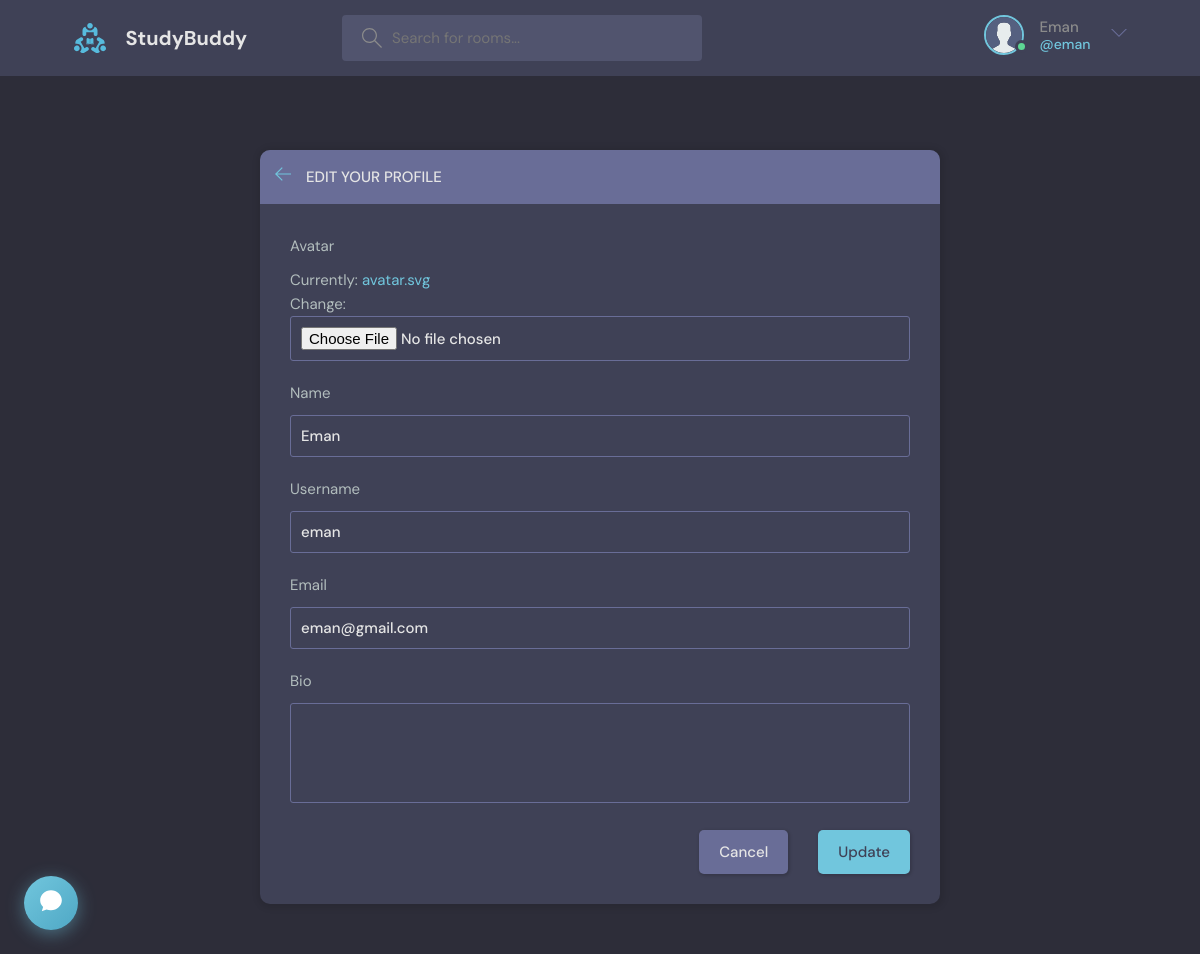
Before: /update-user/ (signed in) with the older database file.
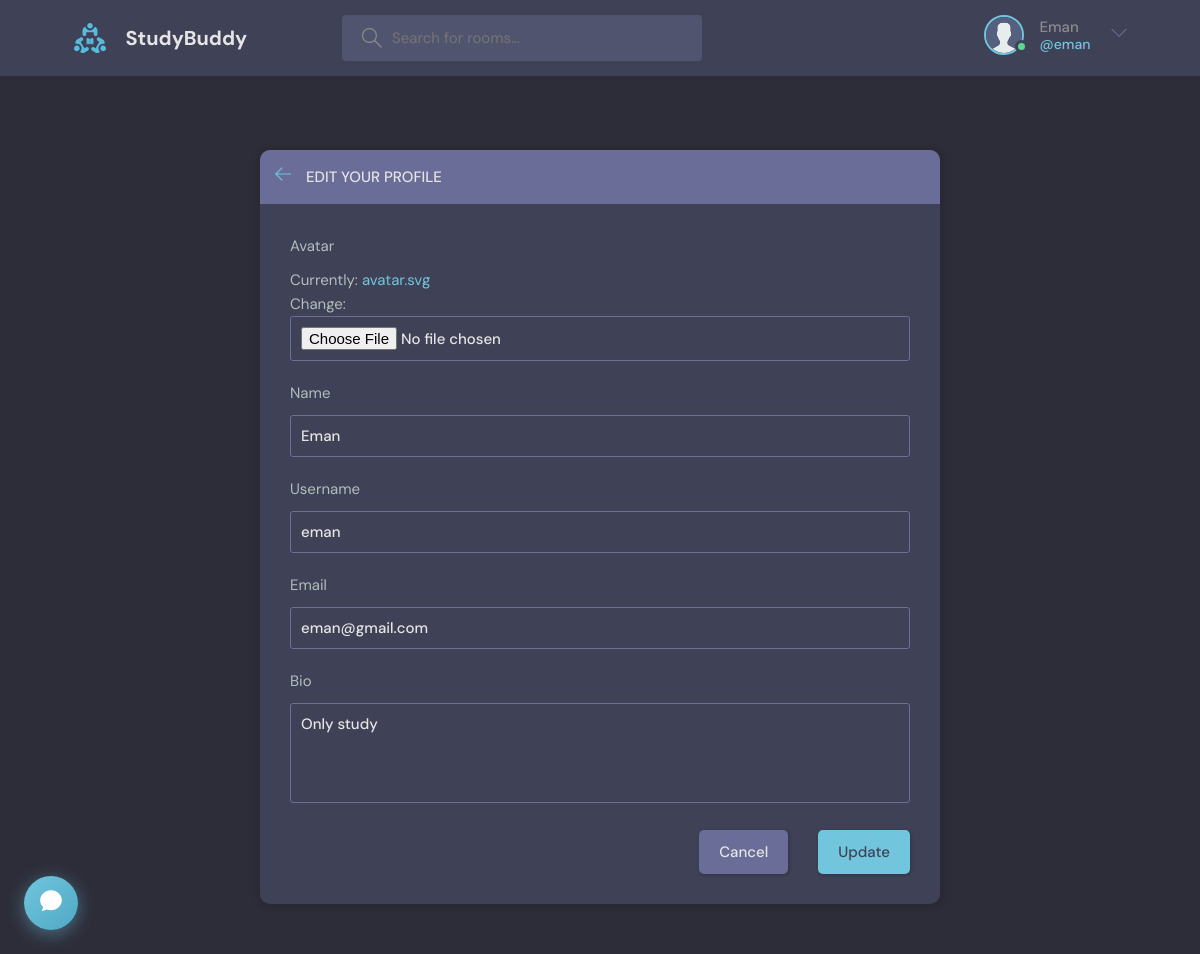
After: the same page with the newer database file.
### mainapp/models.py (models this page shows)
class User(AbstractUser):
    name = models.CharField(max_length=200, null=True)
    email = models.EmailField(unique=True)
    bio = models.TextField(null=True)
    avatar = models.ImageField(null=True, default="avatar.svg")
    USERNAME_FIELD = 'email'
    REQUIRED_FIELDS = []

### mainapp/views.py (the view)
# urls.py: path('update-user/', views.updateUser, name="update-user"),
@login_required(login_url='login')
def updateUser(request):
    user = request.user
    form = UserForm(instance=user)
    if request.method == 'POST':
        form = UserForm(request.POST, request.FILES, instance=user)
        if form.is_valid():
            form.save()
            return redirect('user-profile', pk=user.id)
    context = {'form': form}
    return render(request, 'mainapp/update-user.html', context)

### mainapp/forms.py
class UserForm(ModelForm):
    class Meta:
        model = User
        fields = ['avatar', 'name', 'username', 'email', 'bio']

### mainapp/templates/mainapp/update-user.html (shortened to what this page needs)
{% extends 'main.html' %} {%block content%}
<main class="update-account layout">
        <div class="container" style = "align-items: center; justify-content: center;">
            <div class="layout__box">
                <div class="layout__boxHeader">
                    <div class="layout__boxTitle">
                        <a href="{% url 'home' %}">
                            <svg version="1.1" xmlns="http://www.w3.org/2000/svg" width="32" height="32"
                                viewBox="0 0 32 32">
                                <title>arrow-left</title>
                                <path
                                    d="M13.723 2.286l-13.723 13.714 13.719 13.714 1.616-1.611-10.96-10.96h27.625v-2.286h-27.625l10.965-10.965-1.616-1.607z">
                                </path>
                            </svg>
                        </a>
                        <h3>Edit your profile</h3>
                    </div>
                </div>
                <div class="layout__body">
                    <form class="form" action="" method = "POST"  enctype="multipart/form-data" >
                        {% for field in form%}
                        <div class="form__group">
                            <label for="profile_pic">{{field.label}}</label>
                            {{field}}
                        </div>
                        {%endfor%}
                        <div class="form__action">
                            <a class="btn btn--dark" href="{{request.META.HTTP_REFERER}}">Cancel</a>
                            <button class="btn btn--main" type="submit">Update</button>
                        </div>
                    </form>
                </div>
            </div>
        </div>
</main>
{%endblock content%}

### templates/navbar.html (shortened to what this page needs)
{% load static %}
{% if request.user.is_authenticated %}
<header class="header header--loggedIn">
	<div class="container">
		<a href="{% url 'home' %}" class="header__logo">
			<img src="{% static 'images/logo.svg' %}" />
			<h1>StudyBuddy</h1>
		</a>
		<form class="header__search" method="GET" action="{% url 'home' %}">
			<label>
				<input name="q" placeholder="Search for rooms..." />
			</label>
		</form>
		<nav class="header__menu">
			<div class="header__user">
				<a href="{% url 'user-profile' user.id %}">
					<div class="avatar avatar--medium active">
						<img src="{{request.user.avatar.url}}" />
					</div>
					<p>
						{{request.user.name}} <span>@{{request.user.username}}</span>
					</p>
				</a>
				<button class="dropdown-button">
					<svg
						version="1.1"
						xmlns="http://www.w3.org/2000/svg"
						width="32"
						height="32"
						viewBox="0 0 32 32"
					>
						<title>chevron-down</title>
						<path d="M16 21l-13-13h-3l16 16 16-16h-3l-13 13z"></path>
					</svg>
				</button>
			</div>
			{% endif %}
		</nav>
	</div>
</header>

Changed rows visible on the page:
changed User "Eman": bio (not shown) → "Only study"
